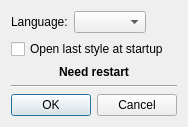
<?xml version="1.0" encoding="UTF-8"?>
<ui version="4.0">
 <class>Options</class>
 <widget class="QDialog" name="Options">
  <property name="geometry">
   <rect>
    <x>0</x>
    <y>0</y>
    <width>188</width>
    <height>126</height>
   </rect>
  </property>
  <property name="windowTitle">
   <string>Options</string>
  </property>
  <layout class="QGridLayout" name="gridLayout">
   <item row="1" column="0">
    <widget class="QCheckBox" name="checkOpenLast">
     <property name="text">
      <string>Open last style at startup</string>
     </property>
    </widget>
   </item>
   <item row="6" column="0">
    <widget class="QDialogButtonBox" name="buttonBox">
     <property name="orientation">
      <enum>Qt::Horizontal</enum>
     </property>
     <property name="standardButtons">
      <set>QDialogButtonBox::Cancel|QDialogButtonBox::Ok</set>
     </property>
    </widget>
   </item>
   <item row="0" column="0">
    <layout class="QHBoxLayout" name="horizontalLayout">
     <item>
      <widget class="QLabel" name="label">
       <property name="text">
        <string>Language:</string>
       </property>
      </widget>
     </item>
     <item>
      <widget class="QComboBox" name="comboLang">
       <property name="sizePolicy">
        <sizepolicy hsizetype="Maximum" vsizetype="Fixed">
         <horstretch>1</horstretch>
         <verstretch>0</verstretch>
        </sizepolicy>
       </property>
      </widget>
     </item>
     <item>
      <spacer name="horizontalSpacer">
       <property name="orientation">
        <enum>Qt::Horizontal</enum>
       </property>
       <property name="sizeType">
        <enum>QSizePolicy::Expanding</enum>
       </property>
       <property name="sizeHint" stdset="0">
        <size>
         <width>0</width>
         <height>20</height>
        </size>
       </property>
      </spacer>
     </item>
    </layout>
   </item>
   <item row="4" column="0">
    <widget class="QLabel" name="labelRestart">
     <property name="font">
      <font>
       <weight>75</weight>
       <bold>true</bold>
      </font>
     </property>
     <property name="text">
      <string>Need restart</string>
     </property>
     <property name="alignment">
      <set>Qt::AlignCenter</set>
     </property>
    </widget>
   </item>
   <item row="2" column="0">
    <spacer name="verticalSpacer">
     <property name="orientation">
      <enum>Qt::Vertical</enum>
     </property>
     <property name="sizeHint" stdset="0">
      <size>
       <width>20</width>
       <height>0</height>
      </size>
     </property>
    </spacer>
   </item>
   <item row="5" column="0">
    <widget class="Line" name="line">
     <property name="orientation">
      <enum>Qt::Horizontal</enum>
     </property>
    </widget>
   </item>
  </layout>
 </widget>
 <tabstops>
  <tabstop>comboLang</tabstop>
  <tabstop>checkOpenLast</tabstop>
  <tabstop>buttonBox</tabstop>
 </tabstops>
 <resources/>
 <connections>
  <connection>
   <sender>buttonBox</sender>
   <signal>accepted()</signal>
   <receiver>Options</receiver>
   <slot>accept()</slot>
   <hints>
    <hint type="sourcelabel">
     <x>207</x>
     <y>96</y>
    </hint>
    <hint type="destinationlabel">
     <x>157</x>
     <y>274</y>
    </hint>
   </hints>
  </connection>
  <connection>
   <sender>buttonBox</sender>
   <signal>rejected()</signal>
   <receiver>Options</receiver>
   <slot>reject()</slot>
   <hints>
    <hint type="sourcelabel">
     <x>207</x>
     <y>96</y>
    </hint>
    <hint type="destinationlabel">
     <x>286</x>
     <y>274</y>
    </hint>
   </hints>
  </connection>
  <connection>
   <sender>comboLang</sender>
   <signal>currentIndexChanged(int)</signal>
   <receiver>Options</receiver>
   <slot>slotSomethingImportantChanged()</slot>
   <hints>
    <hint type="sourcelabel">
     <x>121</x>
     <y>19</y>
    </hint>
    <hint type="destinationlabel">
     <x>275</x>
     <y>24</y>
    </hint>
   </hints>
  </connection>
 </connections>
 <slots>
  <slot>slotSomethingImportantChanged()</slot>
 </slots>
</ui>
